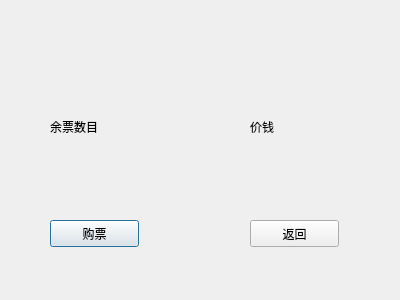
<?xml version="1.0" encoding="UTF-8"?>
<ui version="4.0">
 <class>Dialog</class>
 <widget class="QDialog" name="Dialog">
  <property name="geometry">
   <rect>
    <x>0</x>
    <y>0</y>
    <width>400</width>
    <height>300</height>
   </rect>
  </property>
  <property name="windowTitle">
   <string>Dialog</string>
  </property>
  <widget class="QLabel" name="label">
   <property name="geometry">
    <rect>
     <x>50</x>
     <y>120</y>
     <width>63</width>
     <height>14</height>
    </rect>
   </property>
   <property name="text">
    <string>余票数目</string>
   </property>
  </widget>
  <widget class="QLabel" name="label_2">
   <property name="geometry">
    <rect>
     <x>250</x>
     <y>120</y>
     <width>63</width>
     <height>14</height>
    </rect>
   </property>
   <property name="text">
    <string>价钱</string>
   </property>
  </widget>
  <widget class="QPushButton" name="pushButton">
   <property name="geometry">
    <rect>
     <x>50</x>
     <y>220</y>
     <width>89</width>
     <height>27</height>
    </rect>
   </property>
   <property name="text">
    <string>购票</string>
   </property>
  </widget>
  <widget class="QPushButton" name="pushButton_2">
   <property name="geometry">
    <rect>
     <x>250</x>
     <y>220</y>
     <width>89</width>
     <height>27</height>
    </rect>
   </property>
   <property name="text">
    <string>返回</string>
   </property>
  </widget>
  <widget class="QLabel" name="label_3">
   <property name="geometry">
    <rect>
     <x>100</x>
     <y>120</y>
     <width>63</width>
     <height>14</height>
    </rect>
   </property>
   <property name="text">
    <string/>
   </property>
  </widget>
  <widget class="QLabel" name="label_4">
   <property name="geometry">
    <rect>
     <x>270</x>
     <y>120</y>
     <width>63</width>
     <height>14</height>
    </rect>
   </property>
   <property name="text">
    <string/>
   </property>
  </widget>
 </widget>
 <resources/>
 <connections>
  <connection>
   <sender>pushButton_2</sender>
   <signal>clicked()</signal>
   <receiver>Dialog</receiver>
   <slot>close()</slot>
   <hints>
    <hint type="sourcelabel">
     <x>267</x>
     <y>233</y>
    </hint>
    <hint type="destinationlabel">
     <x>274</x>
     <y>268</y>
    </hint>
   </hints>
  </connection>
 </connections>
</ui>
